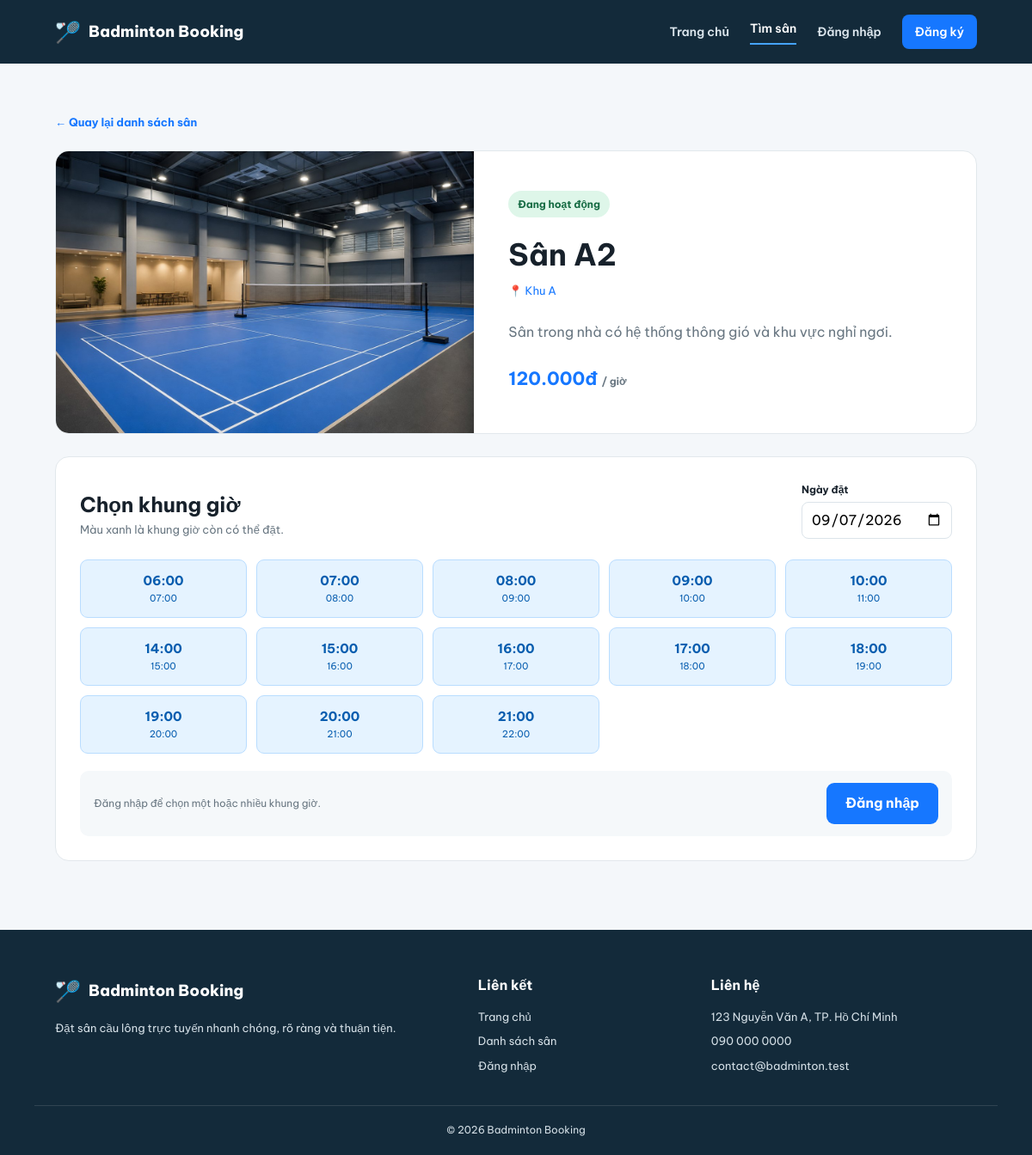
/courts/detail.php?id=2, run on the app's committed database.
### tables this page shows
CREATE TABLE courts (
    court_id INT UNSIGNED AUTO_INCREMENT PRIMARY KEY,
    court_name VARCHAR(100) NOT NULL,
    location VARCHAR(150) NOT NULL,
    description TEXT NULL,
    price_per_hour DECIMAL(10, 2) UNSIGNED NOT NULL,
    image_path VARCHAR(255) NULL,
    status ENUM('active', 'maintenance', 'inactive') NOT NULL DEFAULT 'active',
    created_at TIMESTAMP NOT NULL DEFAULT CURRENT_TIMESTAMP,
    updated_at TIMESTAMP NOT NULL DEFAULT CURRENT_TIMESTAMP ON UPDATE CURRENT_TIMESTAMP
);

CREATE TABLE time_slots (
    slot_id SMALLINT UNSIGNED AUTO_INCREMENT PRIMARY KEY,
    start_time TIME NOT NULL,
    end_time TIME NOT NULL,
    UNIQUE KEY unique_time_slot (start_time, end_time)
);

### includes/functions.php (called while the page is built, shortened)
<?php
function e(mixed $value): string
{
    return htmlspecialchars((string) $value, ENT_QUOTES, 'UTF-8');
}
function url(string $path = ''): string
{
    return BASE_URL . ltrim($path, '/');
}
function project_image_url(?string $path): ?string
{
    $normalized_path = ltrim(str_replace('\\', '/', trim((string) $path)), '/');
    $file_path = dirname(__DIR__)
        . DIRECTORY_SEPARATOR
        . str_replace('/', DIRECTORY_SEPARATOR, $normalized_path);
    return is_file($file_path) ? url($normalized_path) : null;
}

### includes/auth.php (called while the page is built, shortened)
<?php
require_once __DIR__ . '/functions.php';
function is_logged_in(): bool
{
    return isset($_SESSION['user_id']);
}

### courts/detail.php (the view, shortened to what this page needs)
<?php
require_once __DIR__ . '/../config/database.php';
require_once __DIR__ . '/../includes/functions.php';
require_once __DIR__ . '/../includes/auth.php';
$court_id = filter_var($_GET['id'] ?? null, FILTER_VALIDATE_INT);
$selected_date = $_GET['date'] ?? date('Y-m-d');
$court_stmt = $conn->prepare(
    "SELECT court_id, court_name, location, description, price_per_hour, image_path, status
     FROM courts
     WHERE court_id = ? AND status != 'inactive'
     LIMIT 1"
);
$court_stmt->execute([$court_id]);
$court = $court_stmt->fetch();
$image_url = project_image_url($court['image_path'] ?? null);
$slot_stmt = $conn->prepare(
    "SELECT
        ts.slot_id,
        ts.start_time,
        ts.end_time,
        CASE WHEN b.booking_id IS NULL THEN 1 ELSE 0 END AS is_available
     FROM time_slots ts
     LEFT JOIN bookings b
        ON b.slot_id = ts.slot_id
        AND b.court_id = ?
        AND b.booking_date = ?
        AND b.booking_status IN ('pending', 'confirmed')
     ORDER BY ts.start_time"
);
$slot_stmt->execute([$court_id, $selected_date]);
$time_slots = $slot_stmt->fetchAll();
require_once __DIR__ . '/../includes/header.php';
?>
<section class="court-detail-section">
    <div class="container">
        <a class="back-link" href="<?= e(url('courts/?date=' . $selected_date)) ?>">← Quay lại danh sách sân</a>
        <div class="court-detail-grid">
            <div class="detail-cover <?= $image_url === null ? 'court-cover-' . ((($court['court_id'] - 1) % 3) + 1) : '' ?>">
                <?php if ($image_url !== null): ?>
                    <img src="<?= e($image_url) ?>" alt="<?= e($court['court_name']) ?>">
                <?php else: ?>
                    <span>🏸</span>
                <?php endif; ?>
            </div>
            <div class="detail-info">
                <span class="availability <?= $court['status'] === 'maintenance' ? 'full' : '' ?>">
                    <?= $court['status'] === 'maintenance' ? 'Đang bảo trì' : 'Đang hoạt động' ?>
                </span>
                <h1><?= e($court['court_name']) ?></h1>
                <p class="court-location">📍 <?= e($court['location']) ?></p>
                <p><?= e($court['description']) ?></p>
                <strong class="detail-price"><?= number_format((float) $court['price_per_hour'], 0, ',', '.') ?>đ <small>/ giờ</small></strong>
            </div>
        </div>
        <div class="schedule-card">
            <div class="schedule-heading">
                <div>
                    <h2>Chọn khung giờ</h2>
                    <p>Màu xanh là khung giờ còn có thể đặt.</p>
                </div>
                <form class="date-filter-form" method="get">
                    <label for="date">Ngày đặt</label>
                    <input id="date" name="date" type="date" min="<?= date('Y-m-d') ?>" value="<?= e($selected_date) ?>">
                </form>
            </div>
            <?php if ($court['status'] === 'maintenance'): ?>
                <div class="maintenance-notice">Sân đang bảo trì và chưa thể nhận đặt sân.</div>
            <?php else: ?>
                <?php if (is_logged_in()): ?>
                    <form class="multi-slot-form" action="<?= e(url('booking/create.php')) ?>" method="get">
                        <input type="hidden" name="court_id" value="<?= (int) $court['court_id'] ?>">
                        <input type="hidden" name="date" value="<?= e($selected_date) ?>">
                        <div class="slot-grid">
                <?php else: ?>
                    <div class="slot-grid">
                <?php endif; ?>
                    <?php foreach ($time_slots as $slot): ?>
                        <?php
                        $has_ended = $selected_date === date('Y-m-d')
                            && $slot['end_time'] <= date('H:i:s');
                        ?>
                        <?php if ((int) $slot['is_available'] === 1 && !$has_ended): ?>
                            <?php if (is_logged_in()): ?>
                                <label class="time-slot available selectable">
                                    <input type="checkbox" name="slot_ids[]" value="<?= (int) $slot['slot_id'] ?>">
                                    <strong><?= e(substr($slot['start_time'], 0, 5)) ?></strong>
                                    <span><?= e(substr($slot['end_time'], 0, 5)) ?></span>
                                </label>
                            <?php else: ?>
                                <div class="time-slot available">
                                    <strong><?= e(substr($slot['start_time'], 0, 5)) ?></strong>
                                    <span><?= e(substr($slot['end_time'], 0, 5)) ?></span>
                                </div>
                            <?php endif; ?>
                        <?php endif; ?>
                    <?php endforeach; ?>
                        </div>
                <?php if (is_logged_in()): ?>
                        <div class="slot-selection-footer">
                            <span>Đã chọn <strong class="selected-slot-count">0</strong> khung giờ</span>
                            <button class="button button-primary multi-slot-submit" type="submit" disabled>Tiếp tục đặt sân</button>
                        </div>
                    </form>
                <?php else: ?>
                    <div class="slot-login-notice">
                        <span>Đăng nhập để chọn một hoặc nhiều khung giờ.</span>
                        <a class="button button-primary" href="<?= e(url('auth/login.php')) ?>">Đăng nhập</a>
                    </div>
                <?php endif; ?>
            <?php endif; ?>
        </div>
    </div>
</section>
<?php require_once __DIR__ . '/../includes/footer.php'; ?>

### assets/css/main.css (style rules this page uses)
:root { --navy: #132a3a; --blue: #1677ff; --blue-dark: #075dcc; --green: #16a085; --text: #17212b; --muted: #687681; --surface: #ffffff; --background: #f4f7fa; --border: #dce4ea; --shadow: 0 12px 35px rgba(24, 48, 67, 0.1); }
* { box-sizing: border-box; margin: 0; padding: 0; }
html { scroll-behavior: smooth; }
body { background: var(--background); color: var(--text); font-family: "Be Vietnam Pro", Arial, sans-serif; line-height: 1.6; }
a { color: inherit; text-decoration: none; }
button, input, select { font: inherit; }
.container { margin: 0 auto; max-width: 1120px; padding-left: 24px; padding-right: 24px; width: 100%; }
.button { align-items: center; border: 0; border-radius: 9px; cursor: pointer; display: inline-flex; font-weight: 700; justify-content: center; min-height: 48px; padding: 0 22px; transition: background-color 0.2s, transform 0.2s; }
.button-primary { background: var(--blue); color: #fff; }
.court-location { color: var(--blue); font-size: 13px; margin: 8px 0; }

### assets/css/courts.css (style rules this page uses)
.court-list-section, .court-detail-section { min-height: 650px; padding: 55px 0 80px; }
.court-cover, .detail-cover { align-items: center; display: flex; justify-content: center; overflow: hidden; }
.court-cover img, .detail-cover img { height: 100%; object-fit: cover; width: 100%; }
.court-location { color: var(--blue); font-size: 13px; margin-top: 4px; }
.availability { background: #def6e9; border-radius: 20px; color: #146a42; font-size: 12px; font-weight: 700; padding: 6px 11px; }
.list-court-footer strong, .detail-price { color: var(--blue); font-size: 21px; }
.list-court-footer small, .detail-price small { color: var(--muted); font-size: 12px; }
.back-link { color: var(--blue); display: inline-block; font-size: 13px; font-weight: 700; margin-bottom: 22px; }
.court-detail-grid { background: #fff; border: 1px solid #e2e8ec; border-radius: 16px; display: grid; grid-template-columns: 1fr 1.2fr; min-height: 330px; overflow: hidden; }
.detail-info { align-items: flex-start; display: flex; flex-direction: column; justify-content: center; padding: 40px; }
.detail-info h1 { font-size: 35px; margin-top: 15px; }
.detail-info > p:not(.court-location) { color: var(--muted); margin: 17px 0 24px; }
.schedule-card { background: #fff; border: 1px solid #e2e8ec; border-radius: 16px; margin-top: 26px; padding: 28px; }
.schedule-heading { align-items: end; display: flex; justify-content: space-between; margin-bottom: 24px; }
.schedule-heading h2 { font-size: 24px; }
.schedule-heading p { color: var(--muted); font-size: 13px; }
.schedule-heading label { display: block; font-size: 12px; font-weight: 700; margin-bottom: 5px; }
.schedule-heading input { border: 1px solid var(--border); border-radius: 8px; height: 43px; padding: 0 10px; }
.slot-grid { display: grid; gap: 11px; grid-template-columns: repeat(5, 1fr); }
.time-slot { align-items: center; border-radius: 9px; display: flex; flex-direction: column; justify-content: center; min-height: 68px; }
.time-slot strong { font-size: 15px; }
.time-slot span { font-size: 11px; }
.time-slot.available { background: #e5f3ff; border: 1px solid #b9ddff; color: #075daf; }
.slot-selection-footer, .slot-login-notice { align-items: center; background: #f5f8fa; border-radius: 10px; display: flex; justify-content: space-between; margin-top: 20px; padding: 14px 16px; }
.slot-selection-footer span, .slot-login-notice span { color: var(--muted); font-size: 12px; }

### data on the page
courts: image_path (picture), court_name "Sân A2", location "Khu A", description "Sân trong nhà có hệ thống thông gió và khu vực nghỉ ngơi.", price_per_hour "120.000"
time_slots: start_time "06:00", end_time "07:00"
time_slots: start_time "07:00", end_time "08:00"
time_slots: start_time "08:00", end_time "09:00"
time_slots: start_time "09:00", end_time "10:00"
time_slots: start_time "10:00", end_time "11:00"
time_slots: start_time "14:00", end_time "15:00"
time_slots: start_time "15:00", end_time "16:00"
time_slots: start_time "16:00", end_time "17:00"
time_slots: start_time "17:00", end_time "18:00"
time_slots: start_time "18:00", end_time "19:00"
time_slots: start_time "19:00", end_time "20:00"
time_slots: start_time "20:00", end_time "21:00"
time_slots: start_time "21:00", end_time "22:00"
